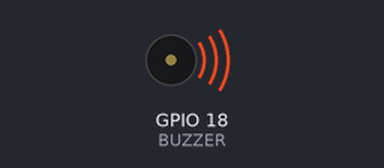
This program was run on a simulated Raspberry Pi (BCM pin numbers). On the bench: buzzer (waves = sounding). At 10.5 s the program stops and its outputs stay as they are.

Above: at 0.1 s.
At 10.6 s:
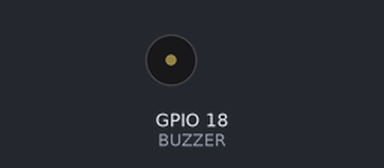
Timing chart, 0 to 12.0 s (numbered marks = the images above):
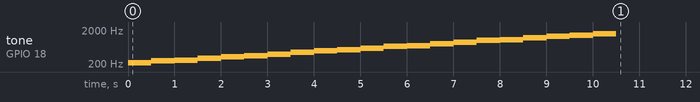

The program:

testBuzzer.py
```python
import RPi.GPIO as gpio
import time

BUZZER = 18
FREQ = 1000  # Hz
DUTY = 25    # %

notes = [220, 247, 262, 294, 330, 349, 392, 440, 494, 523, 587, 659, 698, 784, 880, 988, 1047, 1175, 1319, 1397, 1568]

# maken buzzer object
gpio.setmode(gpio.BCM)
gpio.setup(BUZZER, gpio.OUT)
buzzer = gpio.PWM(BUZZER, FREQ)
buzzer.start(DUTY)

# toonladder
for freq in notes:
    buzzer.ChangeFrequency(freq)
    time.sleep(0.5)

# programma stoppen
gpio.cleanup()
```

Measured:
- by itself, tone on GPIO 18 (BUZZER): plays 220 Hz for 0.50 s, 247 Hz for 0.50 s, 262 Hz for 0.50 s, 294 Hz for 0.50 s, 330 Hz for 0.50 s, 349 Hz for 0.50 s … (21 notes in this stretch)
